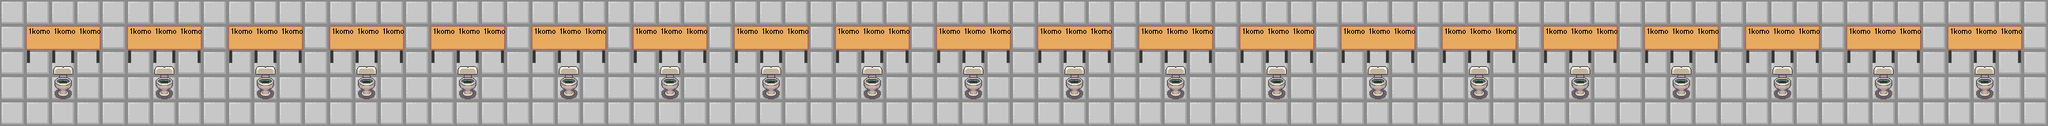

Rendered tile map (Tiled .tmx) drawn with the repository's tilesets; below, a short description and the full map source, tile grids included:
An orthogonal 81x5 tile map with 32x32 px tiles, 5 tile layers (exit, floor, assets, texte, ...), 2 tilesets.

<map version="1.5" tiledversion="1.7.2" orientation="orthogonal" renderorder="right-down" width="81" height="5" tilewidth="32" tileheight="32" infinite="0" nextlayerid="11" nextobjectid="1">
 <editorsettings>
  <export target="generated.json" format="json" />
 </editorsettings>
 <tileset firstgid="1" name="Chaostreffbern" tilewidth="32" tileheight="32" tilecount="400" columns="20">
  <properties>
   <property name="tilesetCopyright" value="WTFPL by Chaostreffbern" />
  </properties>
  <image source="assets/Chaostreffbern.png" width="640" height="640" />
 </tileset>
 <tileset firstgid="401" name="jumptexte" tilewidth="32" tileheight="32" tilecount="12300" columns="30">
  <properties>
   <property name="tilesetCopyright" value="WTFPL by Chaostreffbern" />
  </properties>
  <image source="assets/jumptexte.png" width="960" height="4224" />
 </tileset>
 <layer id="9" name="exit" width="81" height="5" opacity="0">
  <properties>
   <property name="exitUrl" value="blablabla/-." />
  </properties>
  <data encoding="csv">
0,0,0,0,0,0,0,0,0,0,0,0,0,0,0,0,0,0,0,0,0,0,0,0,0,0,0,0,0,0,0,0,0,0,0,0,0,0,0,0,0,0,0,0,0,0,0,0,0,0,0,0,0,0,0,0,0,0,0,0,0,0,0,0,0,0,0,0,0,0,0,0,0,0,0,0,0,0,0,0,0,
0,0,0,0,0,0,0,0,0,0,0,0,0,0,0,0,0,0,0,0,0,0,0,0,0,0,0,0,0,0,0,0,0,0,0,0,0,0,0,0,0,0,0,0,0,0,0,0,0,0,0,0,0,0,0,0,0,0,0,0,0,0,0,0,0,0,0,0,0,0,0,0,0,0,0,0,0,0,0,0,0,
0,0,4,0,0,0,0,0,0,0,0,0,0,0,0,0,0,0,0,0,0,0,0,0,0,0,0,0,0,0,0,0,0,0,0,0,0,0,0,0,0,0,0,0,0,0,0,0,0,0,0,0,0,0,0,0,0,0,0,0,0,0,0,0,0,0,0,0,0,0,0,0,0,0,0,0,0,0,0,0,0,
0,0,4,0,0,0,0,0,0,0,0,0,0,0,0,0,0,0,0,0,0,0,0,0,0,0,0,0,0,0,0,0,0,0,0,0,0,0,0,0,0,0,0,0,0,0,0,0,0,0,0,0,0,0,0,0,0,0,0,0,0,0,0,0,0,0,0,0,0,0,0,0,0,0,0,0,0,0,0,0,0,
0,0,0,0,0,0,0,0,0,0,0,0,0,0,0,0,0,0,0,0,0,0,0,0,0,0,0,0,0,0,0,0,0,0,0,0,0,0,0,0,0,0,0,0,0,0,0,0,0,0,0,0,0,0,0,0,0,0,0,0,0,0,0,0,0,0,0,0,0,0,0,0,0,0,0,0,0,0,0,0,0
</data>
 </layer>
 <layer id="1" name="floor" width="81" height="5">
  <data encoding="csv">
276,276,276,276,276,276,276,276,276,276,276,276,276,276,276,276,276,276,276,276,276,276,276,276,276,276,276,276,276,276,276,276,276,276,276,276,276,276,276,276,276,276,276,276,276,276,276,276,276,276,276,276,276,276,276,276,276,276,276,276,276,276,276,276,276,276,276,276,276,276,276,276,276,276,276,276,276,276,276,276,276,
276,276,276,276,276,276,276,276,276,276,276,276,276,276,276,276,276,276,276,276,276,276,276,276,276,276,276,276,276,276,276,276,276,276,276,276,276,276,276,276,276,276,276,276,276,276,276,276,276,276,276,276,276,276,276,276,276,276,276,276,276,276,276,276,276,276,276,276,276,276,276,276,276,276,276,276,276,276,276,276,276,
276,276,276,276,276,276,276,276,276,276,276,276,276,276,276,276,276,276,276,276,276,276,276,276,276,276,276,276,276,276,276,276,276,276,276,276,276,276,276,276,276,276,276,276,276,276,276,276,276,276,276,276,276,276,276,276,276,276,276,276,276,276,276,276,276,276,276,276,276,276,276,276,276,276,276,276,276,276,276,276,276,
276,276,276,276,276,276,276,276,276,276,276,276,276,276,276,276,276,276,276,276,276,276,276,276,276,276,276,276,276,276,276,276,276,276,276,276,276,276,276,276,276,276,276,276,276,276,276,276,276,276,276,276,276,276,276,276,276,276,276,276,276,276,276,276,276,276,276,276,276,276,276,276,276,276,276,276,276,276,276,276,276,
276,276,276,276,276,276,276,276,276,276,276,276,276,276,276,276,276,276,276,276,276,276,276,276,276,276,276,276,276,276,276,276,276,276,276,276,276,276,276,276,276,276,276,276,276,276,276,276,276,276,276,276,276,276,276,276,276,276,276,276,276,276,276,276,276,276,276,276,276,276,276,276,276,276,276,276,276,276,276,276,276
</data>
 </layer>
 <layer id="7" name="assets" width="81" height="5">
  <data encoding="csv">
0,0,0,0,0,0,0,0,0,0,0,0,0,0,0,0,0,0,0,0,0,0,0,0,0,0,0,0,0,0,0,0,0,0,0,0,0,0,0,0,0,0,0,0,0,0,0,0,0,0,0,0,0,0,0,0,0,0,0,0,0,0,0,0,0,0,0,0,0,0,0,0,0,0,0,0,0,0,0,0,0,
0,272,273,274,0,272,273,274,0,272,273,274,0,272,273,274,0,272,273,274,0,272,273,274,0,272,273,274,0,272,273,274,0,272,273,274,0,272,273,274,0,272,273,274,0,272,273,274,0,272,273,274,0,272,273,274,0,272,273,274,0,272,273,274,0,272,273,274,0,272,273,274,0,272,273,274,0,272,273,274,0,
0,292,293,294,0,292,293,294,0,292,293,294,0,292,293,294,0,292,293,294,0,292,293,294,0,292,293,294,0,292,293,294,0,292,293,294,0,292,293,294,0,292,293,294,0,292,293,294,0,292,293,294,0,292,293,294,0,292,293,294,0,292,293,294,0,292,293,294,0,292,293,294,0,292,293,294,0,292,293,294,0,
0,312,313,314,0,312,313,314,0,312,313,314,0,312,313,314,0,312,313,314,0,312,313,314,0,312,313,314,0,312,313,314,0,312,313,314,0,312,313,314,0,312,313,314,0,312,313,314,0,312,313,314,0,312,313,314,0,312,313,314,0,312,313,314,0,312,313,314,0,312,313,314,0,312,313,314,0,312,313,314,0,
0,0,0,0,0,0,0,0,0,0,0,0,0,0,0,0,0,0,0,0,0,0,0,0,0,0,0,0,0,0,0,0,0,0,0,0,0,0,0,0,0,0,0,0,0,0,0,0,0,0,0,0,0,0,0,0,0,0,0,0,0,0,0,0,0,0,0,0,0,0,0,0,0,0,0,0,0,0,0,0,0
</data>
 </layer>
 <layer id="8" name="texte" width="81" height="5">
  <data encoding="csv">
0,0,0,0,0,0,0,0,0,0,0,0,0,0,0,0,0,0,0,0,0,0,0,0,0,0,0,0,0,0,0,0,0,0,0,0,0,0,0,0,0,0,0,0,0,0,0,0,0,0,0,0,0,0,0,0,0,0,0,0,0,0,0,0,0,0,0,0,0,0,0,0,0,0,0,0,0,0,0,0,0,
0,401,401,401,0,401,401,401,0,401,401,401,0,401,401,401,0,401,401,401,0,401,401,401,0,401,401,401,0,401,401,401,0,401,401,401,0,401,401,401,0,401,401,401,0,401,401,401,0,401,401,401,0,401,401,401,0,401,401,401,0,401,401,401,0,401,401,401,0,401,401,401,0,401,401,401,0,401,401,401,0,
0,0,0,0,0,0,0,0,0,0,0,0,0,0,0,0,0,0,0,0,0,0,0,0,0,0,0,0,0,0,0,0,0,0,0,0,0,0,0,0,0,0,0,0,0,0,0,0,0,0,0,0,0,0,0,0,0,0,0,0,0,0,0,0,0,0,0,0,0,0,0,0,0,0,0,0,0,0,0,0,0,
0,0,0,0,0,0,0,0,0,0,0,0,0,0,0,0,0,0,0,0,0,0,0,0,0,0,0,0,0,0,0,0,0,0,0,0,0,0,0,0,0,0,0,0,0,0,0,0,0,0,0,0,0,0,0,0,0,0,0,0,0,0,0,0,0,0,0,0,0,0,0,0,0,0,0,0,0,0,0,0,0,
0,0,0,0,0,0,0,0,0,0,0,0,0,0,0,0,0,0,0,0,0,0,0,0,0,0,0,0,0,0,0,0,0,0,0,0,0,0,0,0,0,0,0,0,0,0,0,0,0,0,0,0,0,0,0,0,0,0,0,0,0,0,0,0,0,0,0,0,0,0,0,0,0,0,0,0,0,0,0,0,0
</data>
 </layer>
 <objectgroup id="4" name="floorLayer" />
 <layer id="2" name="start" width="81" height="5" opacity="0">
  <data encoding="csv">
4,0,0,0,0,0,0,0,0,0,0,0,0,0,0,0,0,0,0,0,0,0,0,0,0,0,0,0,0,0,0,0,0,0,0,0,0,0,0,0,0,0,0,0,0,0,0,0,0,0,0,0,0,0,0,0,0,0,0,0,0,0,0,0,0,0,0,0,0,0,0,0,0,0,0,0,0,0,0,0,0,
0,0,0,0,0,0,0,0,0,0,0,0,0,0,0,0,0,0,0,0,0,0,0,0,0,0,0,0,0,0,0,0,0,0,0,0,0,0,0,0,0,0,0,0,0,0,0,0,0,0,0,0,0,0,0,0,0,0,0,0,0,0,0,0,0,0,0,0,0,0,0,0,0,0,0,0,0,0,0,0,0,
0,0,0,0,0,0,0,0,0,0,0,0,0,0,0,0,0,0,0,0,0,0,0,0,0,0,0,0,0,0,0,0,0,0,0,0,0,0,0,0,0,0,0,0,0,0,0,0,0,0,0,0,0,0,0,0,0,0,0,0,0,0,0,0,0,0,0,0,0,0,0,0,0,0,0,0,0,0,0,0,0,
0,0,0,0,0,0,0,0,0,0,0,0,0,0,0,0,0,0,0,0,0,0,0,0,0,0,0,0,0,0,0,0,0,0,0,0,0,0,0,0,0,0,0,0,0,0,0,0,0,0,0,0,0,0,0,0,0,0,0,0,0,0,0,0,0,0,0,0,0,0,0,0,0,0,0,0,0,0,0,0,0,
0,0,0,0,0,0,0,0,0,0,0,0,0,0,0,0,0,0,0,0,0,0,0,0,0,0,0,0,0,0,0,0,0,0,0,0,0,0,0,0,0,0,0,0,0,0,0,0,0,0,0,0,0,0,0,0,0,0,0,0,0,0,0,0,0,0,0,0,0,0,0,0,0,0,0,0,0,0,0,0,0
</data>
 </layer>
</map>
